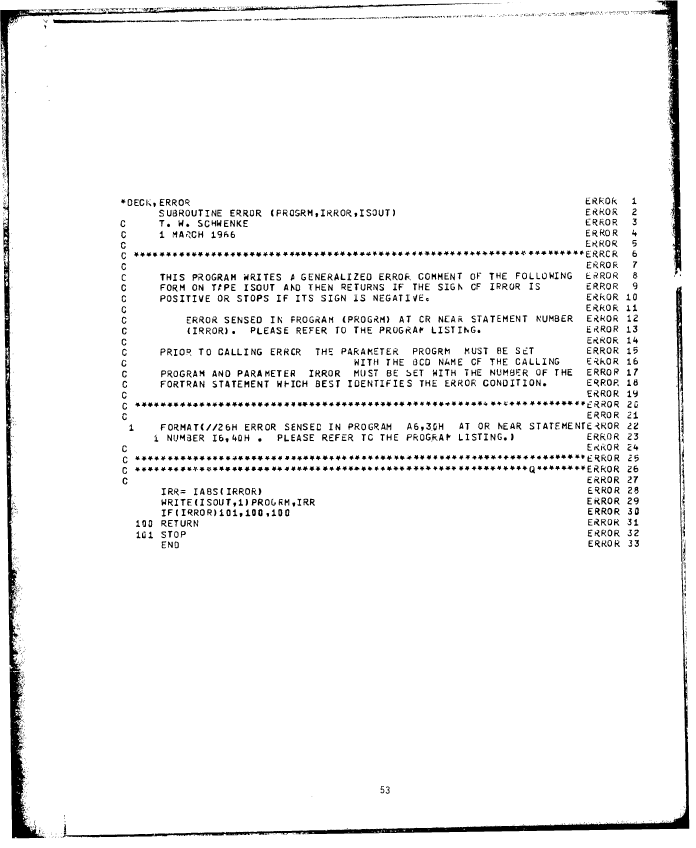
#> input picture native-orig/n-056-029.png, 2784 x 3392 px (shown at 1/4 size)
$ python lines.py ../native-orig/n-056-029.png ../native-orig/n-061-034.png ../native-orig/n-061-034.png
#> lines starting #> are read from the running program, lines starting #| are printed output that depends on the picture; after the words box and inside, x2 and y2 are one past the last pixel; in counts of white or black regions, pixels touching at a corner belong together
"""Find printed lines and the 80-column card grid on a line-printer listing page (1-bit scan, 300 dpi).

usage: python3 -I lines.py <native.png> <out.json> [debug.png]

The listing is monospaced. The character pitch and phase are fitted to the x-centres of letter-sized ink
blobs. Card columns 73-80 hold the sequence IDs: the rightmost run of 8 densely used cells. Every blob is
assigned to the cell of its centre, so a line's inked cells are exact even for broken glyphs. Lines are
found only between card columns 0 and 81, so page-edge shadows cannot join them.
"""
import json
import sys

import numpy as np
from PIL import Image, ImageDraw
from scipy import ndimage


def main():
    src, dst = sys.argv[1], sys.argv[2]
    im = Image.open(src).convert("L")
#> im is the input picture: PIL image 2784x3392 L; 95.1% white; 2526 black regions (1110 under 20 px), largest, box (x1, y1, x2, y2) and area: (1, 35, 427, 3353) 77329, (251, 2041, 2757, 3351) 49936, (2593, 2, 2725, 1099) 33131
    a = np.asarray(im) < 128
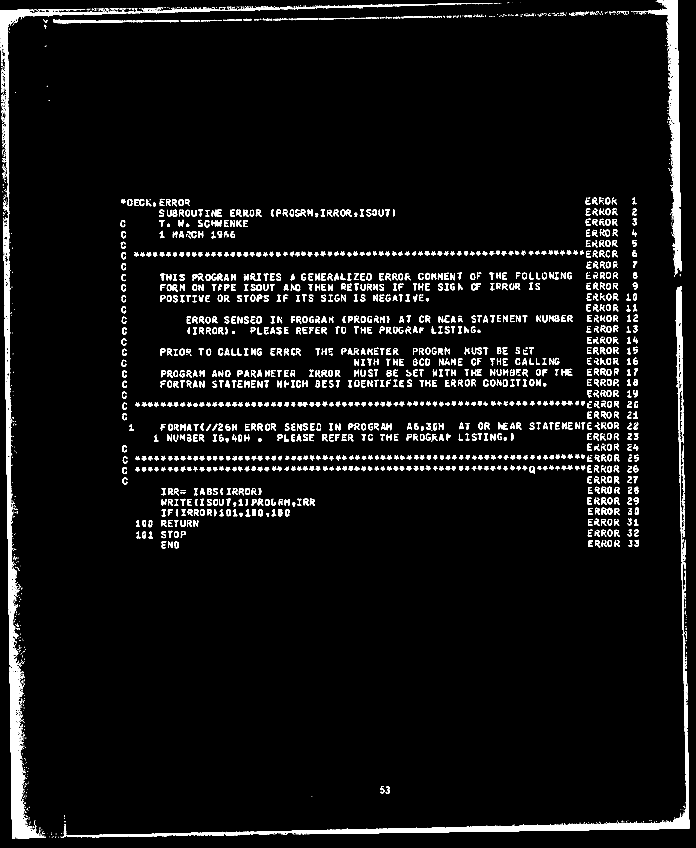
#> a: shape (3392, 2784) bool (shown at 1/4 size); 4.9% white; 2526 white regions (1110 under 20 px), largest, box (x1, y1, x2, y2) and area: (1, 35, 427, 3353) 77329, (251, 2041, 2757, 3351) 49936, (2593, 2, 2725, 1099) 33131
    h, w = a.shape
    lab, n = ndimage.label(a)
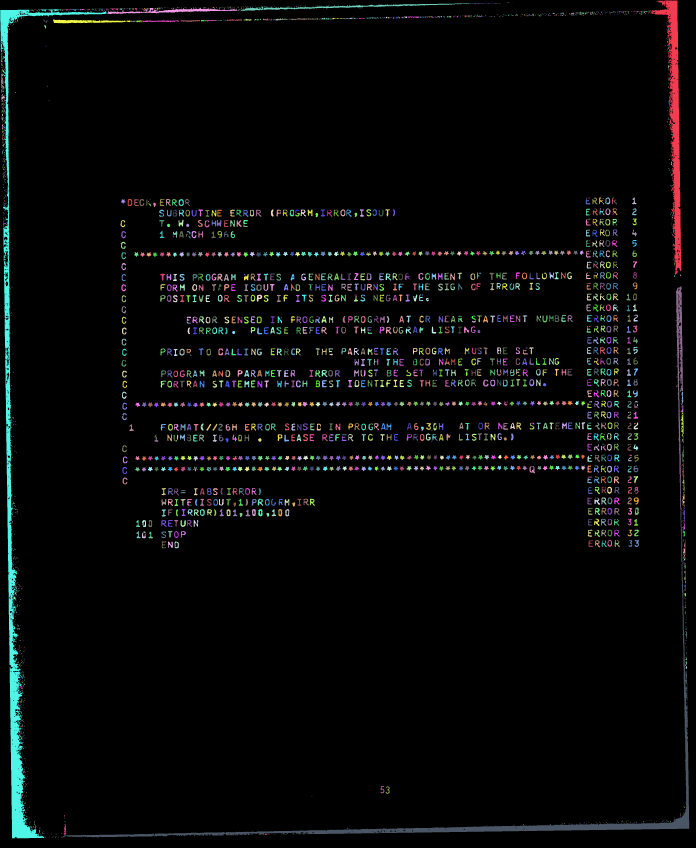
#> lab: shape (3392, 2784) int32 (shown at 1/4 size); 2711 distinct labels, from 0 to 2710; one colour per label, 0 black
#> n = 2710
    objs = ndimage.find_objects(lab)
#> objs = 2710 items
    blobs = []
    for i, sl in enumerate(objs, 1):
        hh, ww = sl[0].stop - sl[0].start, sl[1].stop - sl[1].start
        if 2 <= hh <= 45 and ww <= 40:
            npx = int((lab[sl] == i).sum())
            if npx >= 5:
                blobs.append((sl[0].start, sl[0].stop, sl[1].start, sl[1].stop, npx))
        elif 12 <= hh <= 45 and 40 < ww <= 140:      # touching characters: split into pitch-wide pieces
            npx = int((lab[sl] == i).sum())
            k = max(2, int(round(ww / 25.9)))
            for j in range(k):
                xa = sl[1].start + j * ww / k; xb = sl[1].start + (j + 1) * ww / k
                blobs.append((sl[0].start, sl[0].stop, xa, xb, npx // k))
#> this loop made 2710 passes
#> (hh, ww, npx) on passes 2, 3, 16, 17, 18, 19, 22, 24: (2, 3, 4), (2, 5, 7), (2, 2, 3), (2, 1, 2), (2, 2, 3), (2, 3, 4), (2, 5, 8), (4, 3, 6)
#> after the loop, blobs = 2119 items, first 6: (9, 11, 2642, 2647, 7), (20, 22, 1449, 1454, 8), (22, 26, 1259, 1262, 6), (22, 24, 1314, 1318, 5), (23, 25, 1200, 1204, 5), (23, 25, 1215, 1218, 5)
    B = np.array(blobs, float)
#> B = 2119 rows, first 6: [9, 11, 2642, 2647, 7], [20, 22, 1449, 1454, 8], [22, 26, 1259, 1262, 6], [22, 24, 1314, 1318, 5], [23, 25, 1200, 1204, 5], [23, 25, 1215, 1218, 5]
    yc, xc = (B[:, 0] + B[:, 1]) / 2, (B[:, 2] + B[:, 3]) / 2
#> yc = 2119 values, max 3351.5 at index 2118, min 10 at index 0, mean 1373.3; xc = 2119 values, max 2748 at index 1980, min 5.5 at index 311, mean 1365.2
    big = ((B[:, 1] - B[:, 0]) >= 15) & ((B[:, 3] - B[:, 2]) >= 4) & ((B[:, 3] - B[:, 2]) <= 30)
    best = None
    for pitch in np.arange(23.0, 29.0, 0.005):
        z = np.exp(2j * np.pi * xc[big] / pitch).mean()
        if best is None or abs(z) > best[0]:
            best = (abs(z), pitch, (np.angle(z) % (2 * np.pi)) / (2 * np.pi) * pitch)
#> this loop made 1200 passes
#> best on passes 1, 2, 3, 4, 5, 6, 59, 60: (0.0544, 23, 14.58), (0.0551, 23, 14.26), (0.0556, 23.01, 13.93), (0.056, 23.01, 13.6), (0.0561, 23.02, 13.28), (0.0562, 23.02, 12.95), (0.0575, 23.29, 10.38), (0.059, 23.29, 10.08)
#> after the loop, best = (0.749, 25.87, 4.47)
    _, pitch, phase = best
#> pitch = 25.87; phase = 4.47
    cell = np.floor((xc - phase) / pitch + 0.5).astype(int)
#> cell = 2119 values, max 106 at index 1756, min 0 at index 300, mean 52.58
    # column 80 (last digit of the sequence number) is inked on every card: the rightmost cell whose
    # letter-sized-blob count is at least 60 % of the busiest cell; column 73 = that - 7
    cnt = np.bincount(cell[big] - cell.min(), minlength=cell.max() - cell.min() + 1)
#> cnt = 107 values, max 34 at index 95, min 0 at index 2, mean 11.07
    strong = np.nonzero(cnt >= 0.6 * cnt.max())[0]
#> strong = [19, 25, 27, 91, 92, 93, 94, 95, 97, 98]
    c80 = strong.max() + cell.min()
#> c80 = 98
    c73 = c80 - 7
#> c73 = 91
    col = cell - c73 + 73
#> col = 2119 values, max 88 at index 1756, min -18 at index 300, mean 34.58
    inside = (col >= 0) & (col <= 81)
    # lines from blobs inside the card area
    prof = np.zeros(h)
    codeonly = "--codeonly" in sys.argv
    for (y0, y1, x0, x1, npx), ok, cc in zip(blobs, inside, col):
        if ok and (not codeonly or cc <= 72):
            prof[int(y0):int(y1)] += 1
#> this loop made 2119 passes
#> (y0, y1, x0, x1, npx, ok, cc) on passes 1 to 3: (9, 11, 2642, 2647, 7, False, 84), (20, 22, 1449, 1454, 8, True, 38), (22, 26, 1259, 1262, 6, True, 31)
#> after the loop, prof = 3392 values, max 80 at index 1616, min 0 at index 0, mean 9.18
    on = prof > 0
    rows, start = [], None
    for y in range(h + 1):
        v = on[y] if y < h else False
        if v and start is None:
            start = y
        if not v and start is not None:
            rows.append([start, y]); start = None
#> this loop made 3393 passes
#> v on passes 1 to 8: False, False, False, False, False, False, False, False
#> after the loop, rows = 39 pairs, first value 20 to 3340, second value 90 to 3343
    # merge pieces closer than 8 px (dots/commas below letters), drop slivers
    merged = []
    for r in rows:
        if merged and r[0] - merged[-1][1] < 8:
            merged[-1][1] = r[1]
        else:
            merged.append(r)
#> this loop made 39 passes
#> r on passes 1 to 8: [20, 90], [790, 828], [832, 869], [873, 909], [917, 953], [960, 995], [1001, 1037], [1045, 1081]
#> after the loop, merged = [[20, 90], [790, 909], [917, 1037], [1045, 1209], [1217, 1338], [1346, 1552], [1560, 1595], [1603, 1681], [1689, 1724], [1732, 1809], [1818, 1896], [1904, 1938], [1947, 1982], [1990, 2109], [2118, 2193], [3144, 3175], [3283, 3301], [3313, 3316], [3334, 3343]]
    # split bands that hold several lines: cut at the profile minima nearest to multiples of the line pitch
    hts = [r[1] - r[0] for r in merged if 18 <= r[1] - r[0] <= 40]
#> hts = [35, 35, 34, 35, 31, 18]
    hmed = float(np.median(hts)) if hts else 30.0
#> hmed = 34.5
    starts = [r[0] for r in merged if 18 <= r[1] - r[0] <= 40]
#> starts = [1560, 1689, 1904, 1947, 3144, 3283]
    dif = [b - a for a, b in zip(starts, starts[1:]) if 30 < b - a < 60]
#> dif = [43]
    ypitch = float(np.median(dif)) if dif else 43.0
#> ypitch = 43
    split = []
    for y0, y1 in merged:
        k = int(round((y1 - y0 + (ypitch - hmed)) / ypitch))
        if y1 - y0 > hmed + 0.45 * ypitch and k >= 2:
            cuts = [y0]
            for j in range(1, k):
                guess = y0 + j * (y1 - y0 + (ypitch - hmed)) / k - (ypitch - hmed) / 2
                lo, hi = int(guess - 10), int(guess + 10)
                seg = prof[lo:hi]
                cuts.append(lo + int(np.argmin(seg)) if len(seg) else int(guess))
            cuts.append(y1)
            split += [[a, b] for a, b in zip(cuts, cuts[1:])]
        else:
            split.append([y0, y1])
#> this loop made 19 passes
#> (y0, y1, k) on passes 1 to 2: (20, 90, 2), (790, 909, 3)
#> after the loop, split = 39 pairs, first value 20 to 3334, second value 45 to 3343
    lines = []
    for y0, y1 in split:
        if y1 - y0 < 10:
            continue
        sel = inside & (yc >= y0) & (yc < y1)
        ink = {}
        for c, npx in zip(col[sel], B[sel, 4]):
            if 1 <= c <= 80:
                ink[int(c)] = ink.get(int(c), 0) + int(npx)
        cols = sorted(ink)
        if cols:
            lines.append({"y0": int(y0), "y1": int(y1), "cols": cols, "ink": {str(k): v for k, v in ink.items()}})
#> this loop made 39 passes
#> (y0, y1) on passes 1, 2, 4, 5, 6, 8, 10, 11: (20, 45), (45, 90), (828, 869), (869, 909), (917, 953), (995, 1037), (1081, 1125), (1125, 1166)
#> after the loop, lines = 37 items
    col1_x = phase + (c73 - 72) * pitch
#> col1_x = 496.1
    meta = {"pitch": float(pitch), "col1_x": float(col1_x), "width": w, "height": h, "n_lines": len(lines)}
#> meta = {'pitch': 25.87, 'col1_x': 496.1, 'width': 2784, 'height': 3392, 'n_lines': 37}
    json.dump({"meta": meta, "lines": lines}, open(dst, "w"))
    tall = [L for L in lines if L["y1"] - L["y0"] > 48]
#> tall = []
    print(f"{src.split('/')[-1]}: {len(lines)} lines, pitch {pitch:.3f}px, col1 x={col1_x:.1f}, tall {len(tall)}")
#| n-056-029.png: 37 lines, pitch 25.875px, col1 x=496.1, tall 0
    if len(sys.argv) > 3 and not sys.argv[3].startswith("--"):
        dbg = im.convert("RGB"); d = ImageDraw.Draw(dbg)
        for k in range(0, 82):
            x = col1_x + (k - 1) * pitch - pitch / 2
            d.line([(x, 0), (x, h)], fill=(255, 0, 0) if k in (1, 6, 7, 73, 81) else (255, 210, 210))
#> this loop made 82 passes
#> x on passes 1 to 8: 457.3, 483.2, 509, 534.9, 560.8, 586.7, 612.5, 638.4
        for L in lines:
            d.rectangle([col1_x - 2 * pitch, L["y0"], col1_x - pitch, L["y1"]], outline=(0, 0, 255))
#> this loop made 37 passes
        dbg.save(sys.argv[3])


if __name__ == "__main__":
    main()

$ run again, on native-orig/n-065-038.png
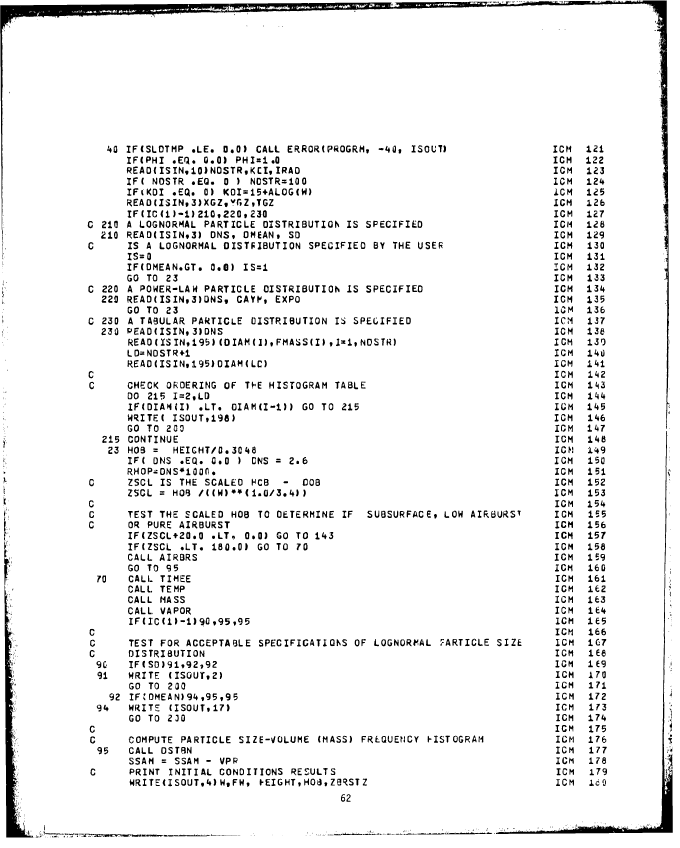
#> input picture native-orig/n-065-038.png, 2720 x 3392 px (shown at 1/4 size)
#> in main, im is the input picture: PIL image 2720x3392 L; 93.7% white; 2437 black regions (677 under 20 px), largest, box (x1, y1, x2, y2) and area: (1, 2, 2678, 1715) 94210, (17, 2233, 135, 3350) 27859, (1984, 1725, 2691, 3336) 25425
#> in main, `a = np.asarray(im) < 128`:
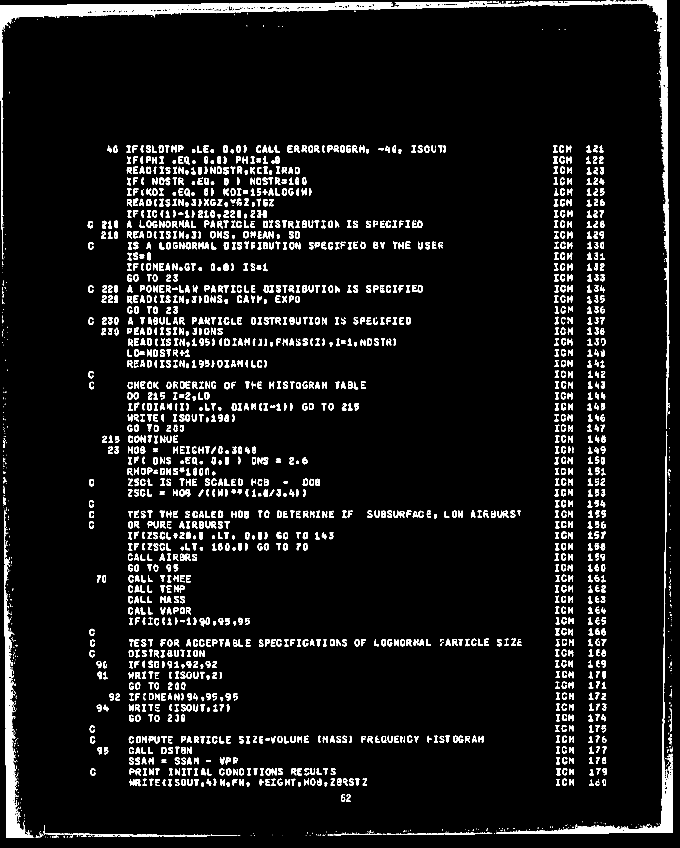
#> a: shape (3392, 2720) bool (shown at 1/4 size); 6.3% white; 2437 white regions (677 under 20 px), largest, box (x1, y1, x2, y2) and area: (1, 2, 2678, 1715) 94210, (17, 2233, 135, 3350) 27859, (1984, 1725, 2691, 3336) 25425
#> in main, `lab, n = ndimage.label(a)`:
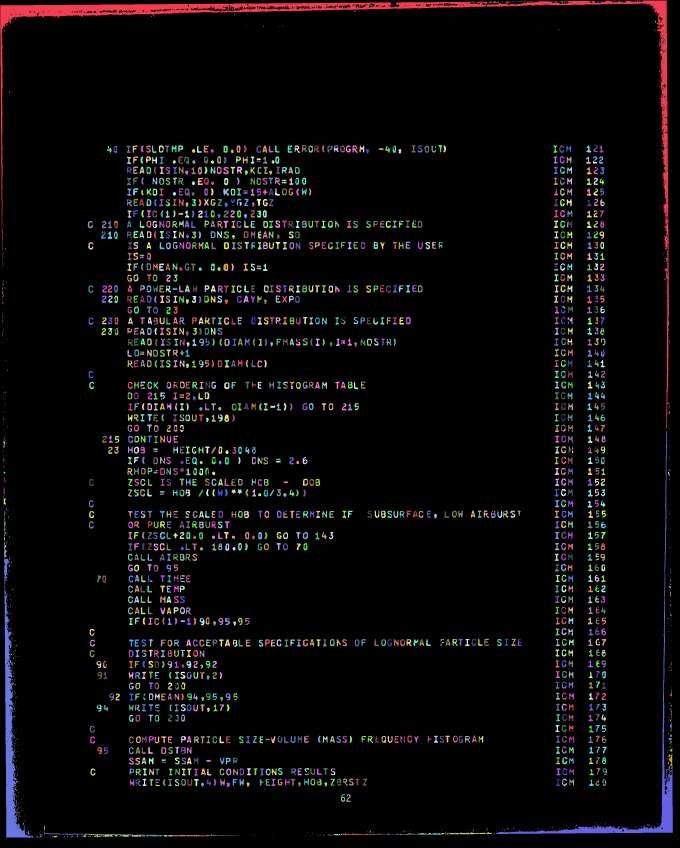
#> lab: shape (3392, 2720) int32 (shown at 1/4 size); 2497 distinct labels, from 0 to 2496; one colour per label, 0 black
#> n = 2496
#> objs = 2496 items
#> the loop in main, `for i, sl in enumerate(objs, 1):` made 2496 passes
#> (hh, ww, npx) on passes 2, 6, 7, 8, 9, 10, 11, 12: (3, 2, 4), (3, 4, 10), (2, 3, 5), (2, 2, 4), (2, 3, 4), (3, 4, 9), (7, 13, 37), (2, 3, 6)
#> after the loop in main, `for i, sl in enumerate(objs, 1):`: blobs = 2127 items, first 6: (4, 7, 2391, 2395, 10), (4, 6, 2397, 2400, 5), (5, 8, 2214, 2218, 9), (5, 12, 2238, 2251, 37), (6, 8, 2010, 2013, 6), (6, 10, 2038, 2043, 14)
#> B = 2127 rows, first 6: [4, 7, 2391, 2395, 10], [4, 6, 2397, 2400, 5], [5, 8, 2214, 2218, 9], [5, 12, 2238, 2251, 37], [6, 8, 2010, 2013, 6], [6, 10, 2038, 2043, 14]
#> yc = 2127 values, max 3347.5 at index 2125, min 5 at index 1, mean 1860.2; xc = 2127 values, max 2685.5 at index 1681, min 8.5 at index 482, mean 1208.8
#> the loop in main, `for pitch in np.arange(23.0, 29.0, 0.005):` made 1200 passes
#> best on passes 1, 347, 348, 349, 350, 351, 352, 353: (0.137, 23, 20.57), (0.139, 24.73, 7.75), (0.142, 24.73, 7.46), (0.144, 24.74, 7.17), (0.146, 24.74, 6.88), (0.148, 24.75, 6.6), (0.149, 24.75, 6.31), (0.151, 24.76, 6.02)
#> after the loop in main, `for pitch in np.arange(23.0, 29.0, 0.005):`: best = (0.676, 25.91, 1.84)
#> pitch = 25.91; phase = 1.84
#> cell = 2127 values, max 104 at index 1434, min 0 at index 477, mean 46.58
#> cnt = 105 values, max 62 at index 88, min 0 at index 3, mean 15.14
#> strong = 17 values from 20 to 93
#> c80 = 93
#> c73 = 86
#> col = 2127 values, max 91 at index 1434, min -13 at index 477, mean 33.58
#> the loop in main, `for (y0, y1, x0, x1, npx), ok, cc in zip(blobs, inside, col):` made 2127 passes
#> (y0, y1, x0, x1, npx, ok, cc) on passes 1 to 3: (4, 7, 2391, 2395, 10, True, 79), (4, 6, 2397, 2400, 5, True, 79), (5, 8, 2214, 2218, 9, True, 72)
#> after the loop in main, `for (y0, y1, x0, x1, npx), ok, cc in zip(blobs, inside, col):`: prof = 3392 values, max 63 at index 2559, min 0 at index 0, mean 13.42
#> the loop in main, `for y in range(h + 1):` made 3393 passes
#> v on passes 1 to 8: False, False, False, False, True, True, True, True
#> after the loop in main, `for y in range(h + 1):`: rows = 68 pairs, first value 4 to 3298, second value 24 to 3348
#> the loop in main, `for r in rows:` made 68 passes
#> r on passes 1 to 8: [4, 24], [26, 61], [64, 68], [102, 107], [116, 119], [580, 614], [625, 658], [666, 700]
#> after the loop in main, `for r in rows:`: merged = 61 pairs, first value 4 to 3290, second value 68 to 3348
#> hts = 53 values, max 35 at index 12, min 30 at index 40, mean 32.57
#> hmed = 33
#> starts = 53 values from 580 to 3177
#> dif = 47 values, max 46 at index 33, min 41 at index 1, mean 42.94
#> ypitch = 43
#> the loop in main, `for y0, y1 in merged:` made 61 passes
#> (y0, y1, k) on pass 1: (4, 68, 2)
#> after the loop in main, `for y0, y1 in merged:`: split = 67 pairs, first value 4 to 3326, second value 26 to 3348
#> the loop in main, `for y0, y1 in split:` made 67 passes
#> (y0, y1) on passes 1 to 8: (4, 26), (26, 68), (102, 107), (116, 119), (580, 614), (625, 658), (666, 700), (709, 741)
#> after the loop in main, `for y0, y1 in split:`: lines = 65 items
#> col1_x = 364.6
#> meta = {'pitch': 25.91, 'col1_x': 364.6, 'width': 2720, 'height': 3392, 'n_lines': 65}
#> tall = []
#| n-065-038.png: 65 lines, pitch 25.910px, col1 x=364.6, tall 0
#> the loop in main, `for k in range(0, 82):` made 82 passes
#> x on passes 1 to 8: 325.7, 351.6, 377.5, 403.4, 429.4, 455.3, 481.2, 507.1
#> the loop in main, `for L in lines:` made 65 passes
